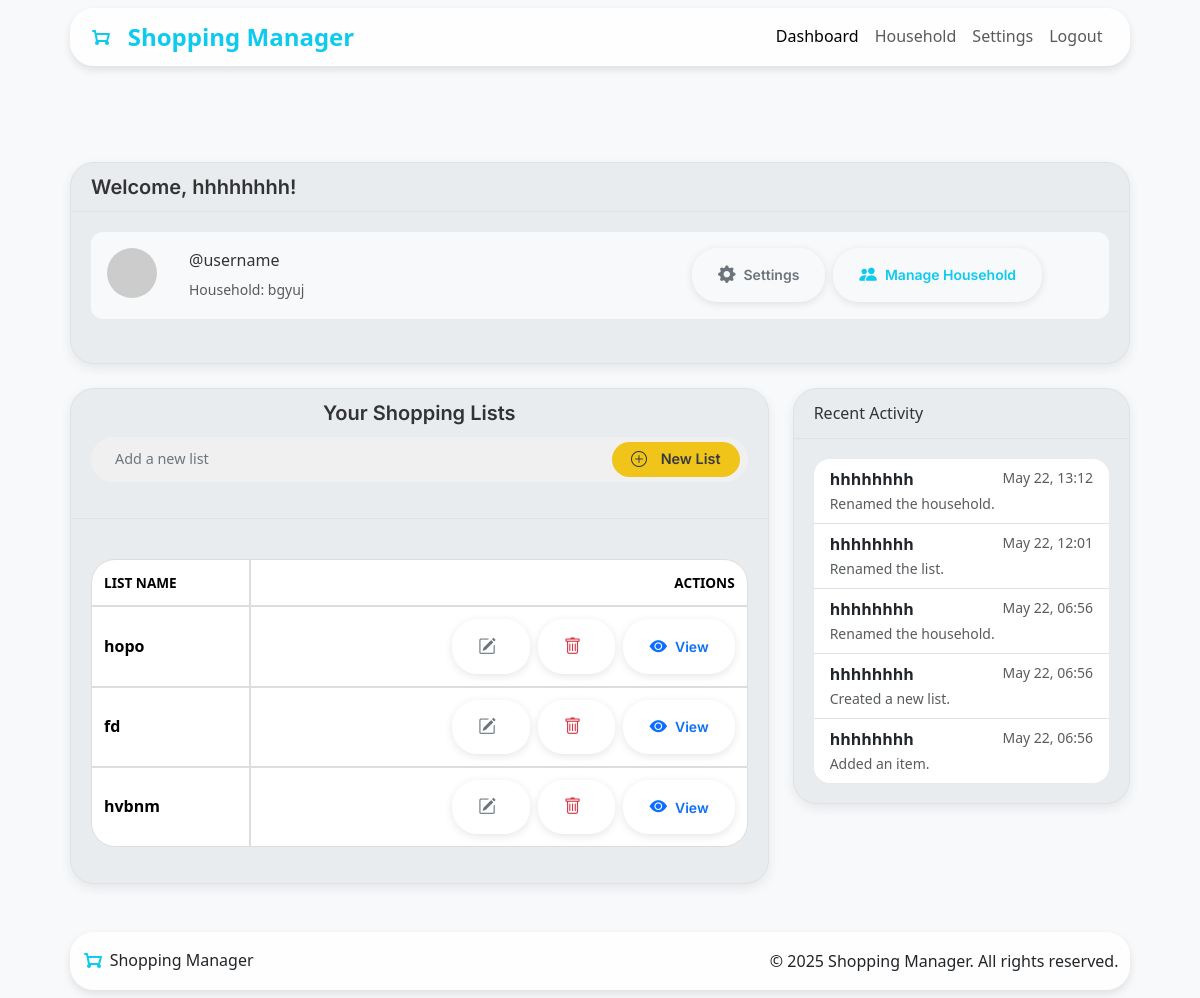
/dashboard (signed in), run on the app's committed database.
### app/models.py (models this page shows, shortened)
class User(db.Model, UserMixin):
    __tablename__ = 'users'
    id = db.Column(db.Integer, primary_key=True)
    username = db.Column(db.String(80), unique=True, nullable=False)
    name = db.Column(db.String(80), nullable=False)
    password = db.Column(db.String(128), nullable=False)
    role = db.Column(db.String(20), default='member')
    avatar_url = db.Column(db.String(256), nullable=True)  # Can be DiceBear URL or local path
    household_id = db.Column(db.Integer, db.ForeignKey('households.id'))
    household = db.relationship('Household', back_populates='members', foreign_keys=[household_id])
    administered_household = db.relationship('Household', back_populates='admin',
                                            foreign_keys='Household.admin_id', uselist=False)
    created_lists = db.relationship('ShoppingList', backref='creator', lazy=True)
    added_items = db.relationship('ListItem', backref='added_by', lazy=True)
    activities = db.relationship('ActivityLog', backref='user', lazy=True)

class Household(db.Model):
    __tablename__ = 'households'
    id = db.Column(db.Integer, primary_key=True)
    join_code = db.Column(db.String(36), unique=True, nullable=False, default=lambda: secrets.token_hex(4).upper())
    name = db.Column(db.String(100), nullable=False)
    created_at = db.Column(db.DateTime, default=datetime.now(timezone.utc))
    admin_id = db.Column(db.Integer, db.ForeignKey('users.id'), nullable=False)
    admin = db.relationship('User', back_populates='administered_household', foreign_keys=[admin_id])
    members = db.relationship('User', back_populates='household', lazy=True, foreign_keys='User.household_id')
    shopping_lists = db.relationship('ShoppingList', backref='household', lazy=True, cascade="all, delete-orphan")

class ShoppingList(db.Model):
    __tablename__ = 'shoppinglists'  # Explicitly set table name
    id = db.Column(db.Integer, primary_key=True)
    name = db.Column(db.String(100), nullable=False)
    household_id = db.Column(db.Integer, db.ForeignKey('households.id'), nullable=False)
    created_by_user_id = db.Column(db.Integer, db.ForeignKey('users.id'), nullable=False)
    created_at = db.Column(db.DateTime, default=datetime.now(timezone.utc))
    items_count = db.Column(db.Integer, default=0)
    purchased_items_count = db.Column(db.Integer, default=0)
    items = db.relationship('ListItem', backref='shopping_list', lazy=True, cascade="all, delete-orphan")

class ActivityLog(db.Model):
    __tablename__ = 'activity_log'
    id = db.Column(db.Integer, primary_key=True)
    user_id = db.Column(db.Integer, db.ForeignKey('users.id'), nullable=False)
    household_id = db.Column(db.Integer, db.ForeignKey('households.id'), nullable=False)
    action_type = db.Column(db.String(50), nullable=False)
    timestamp = db.Column(db.DateTime, default=datetime.now(timezone.utc))

### app/routes.py (the view)
@main.route('/dashboard')
@login_required
def dashboard():
    new_list_form = ShoppingListForm()
    household_id = current_user.household_id
    if not household_id:
        flash("You must join or create a household first.", "warning")
        return redirect(url_for('household_bp.setup'))
    household = HouseholdModel.query.get(household_id)
    if not household:
        flash("Household not found.", "danger")
        return redirect(url_for('main.dashboard'))
    is_admin = (current_user.id == household.admin_id)
    all_household_lists = ShoppingListModel.query.filter_by(household_id=household_id)\
                                               .order_by(ShoppingListModel.created_at.desc())\
                                               .all()
    recent_activity = ActivityLog.query.filter_by(household_id=household_id)\
                                     .order_by(ActivityLog.timestamp.desc())\
                                     .limit(5)\
                                     .all()
    return render_template('dashboard.html',
                           title=f"Dashboard - {household.name}",
                           household=household,
                           lists=all_household_lists,
                           is_admin=is_admin,
                           recent_activity=recent_activity,
                           format_action=format_action ,
                           new_list_form=new_list_form
                           )

### app/shopping_lists/forms.py
class ShoppingListForm(FlaskForm):
    name = StringField('List Name', validators=[DataRequired()])
    submit = SubmitField('Create List')

### templates/dashboard.html (shortened to what this page needs)
{% extends "base.html" %}
{% block content %}
<div class="container mt-2">
    <div class="card sm-card mb-4">
        <div class="card-header"><h5 class="mb-0">Welcome, {{ current_user.name | default('User') }}!</h5></div>
        <div class="card-body">
            <div class="profile-header d-flex flex-column flex-md-row align-items-center align-items-md-start">
                <div class="text-center text-md-start mb-3 mb-md-0 me-md-3">
                    <img src="{{ current_user.avatar_url }}"
                        alt="{{ current_user.name }}'s avatar"
                        class="profile-pic-actual"
                        onerror="this.onerror=null; this.src='https://api.dicebear.com/7.x/initials/svg?seed={{ current_user.name }}'">
                </div>
                <div class="profile-info w-100 w-md-auto me-md-auto mb-3 mb-md-0 text-center text-md-start">
                    <p class="card-text mb-1">@{{ current_user.username }}</p>
                    {% if current_user.household %}
                    <small class="text-muted">Household: {{ current_user.household.name }}</small>
                    {% else %}
                    <small class="text-muted">Not currently in a household. <a href="{{ url_for('household_bp.setup')}}">Join or Create One!</a></small>
                    {% endif %}
                </div>
                <div class="profile-actions d-flex flex-column flex-sm-row align-items-sm-center w-100 w-md-auto justify-content-center">
                    <a href="{{ url_for('settings_bp.account_settings') }}" class="btn btn-sm btn-outline-secondary mb-2 mb-sm-0 me-sm-2">
                        <i class="bi bi-gear-fill"></i> Settings
                    </a>
                    {% if current_user.household and (is_admin or current_user.is_admin_of_household) %}
                    <a href="{{ url_for('household_bp.manage_household', household_id=current_user.household_id) }}" class="btn btn-sm btn-outline-info">
                        <i class="bi bi-people-fill"></i> Manage Household
                    </a>
                    {% endif %}
                </div>
            </div>
        </div>
    </div>
    <div class="row">
        <div class="col-md-8">
            <div class="card sm-card mb-4">
                <div class="card-header">
                    <div class="list-header-controls">
                        <h2 class="h4 list-header-title">Your Shopping Lists</h2>
                        <div class="header-actions-toolbar">
                            <div class="header-action-group" id="headerQuickAddGroup">
                                <div class="dashboard-new-list-container">
                                    <form class="d-flex my-auto" role="New List" id="dashboardListAddForm" action="{{ url_for('shoppinglist_bp.create_list') }}" method="post">
                                        <div class="shopping-new-list-pill-container">
                                        {{ new_list_form.name(class_='form-control' + (' is-invalid' if new_list_form.name.errors else ''), placeholder="Add a new list", id="dashboardNewListInput", type="text", aria_label="New List") }}
                                            <button class="btn btn-new-list-custom expanded" type="submit" id="dashboardNewListBtn">
                                                    <i class="bi bi-plus-circle"></i>
                                                    <span class="New-List-text">New List</span>
                                            </button>
                                        </div>
                                    </form>
                                </div>
                            </div>
                        </div>
                    </div>
                </div>
                <div class="card-body">
                    {% if lists %}
                    <div class="table-container">
                        <table class="table align-middle rounded-table" id="shoppingListsTable">
                            <thead>
                                <tr>
                                    <th scope="col">List Name</th>
                                    <th scope="col" class="text-end">Actions</th>
                                </tr>
                            </thead>
                            <tbody>
                                {% for list in lists %}
                                <tr id="list-row-{{ list.id }}">
                                    <td>
                                        <strong>{{ list.name }}</strong>
                                    </td>
                                    <td class="text-end">
                                        <div class="d-flex flex-wrap justify-content-end gap-2">
                                            <a href="{{ url_for('shoppinglist_bp.edit_list', list_id=list.id) }}"
                                            class="btn btn-sm btn-outline-secondary" title="Edit List Name" id="eeditbtn">
                                            <i class="bi bi-pencil-square"></i>
                                            </a>
                                            <button type="submit"
                                                class="btn btn-sm btn-outline-danger delete-list-btn"
                                                title="Delete List"
                                                data-bs-toggle="modal"
                                                data-bs-target="#confirmModal"
                                                data-modal-title="Confirm List Deletion"
                                                data-modal-body="Are you sure you want to delete the list '{{ list.name | escape }}' and all its items? This cannot be undone."
                                                data-modal-confirm-text="Delete List"
                                                data-action-url="{{ url_for('shoppinglist_bp.delete_list', list_id=list.id) }}"
                                                data-target-element-selector="#list-row-{{ list.id }}"
                                                data-redirect-url="{{ url_for('main.dashboard') }}">
                                            <i class="bi bi-trash"></i>
                                            </button>
                                            <a href="{{ url_for('shoppinglist_bp.view_list', list_id=list.id) }}"
                                            class="btn btn-sm btn-outline-primary">
                                            <i class="bi bi-eye-fill"></i> <span class="d-none d-sm-inline">View</span>
                                            </a>
                                        </div>
                                    </td>
                                </tr>
                                {% endfor %}
                            </tbody>
                        </table>
                    </div>
                    {% else %}
                    <div>
                        <p class="card-text">You don't have any lists yet! Click 'New List' to get started.</p>
                    </div>
                    {% endif%}
                </div>
            </div>
        </div>
        <div class="col-md-4">
            <div class="card sm-card mb-4">
                <div class="card-header">Recent Activity</div>
                <div class="card-body">
                    {% if recent_activity %}
                    <ul class="list-group list-group-flush">
                        {% for activity in recent_activity %}
                        <li class="list-group-item d-flex justify-content-between align-items-start">
                            <div>
                            <strong>{{ activity.user.name }}</strong>
                            <small class="text-muted d-block">{{ format_action(activity.action_type) }}</small>
                            </div>
                            <small class="text-muted text-nowrap">{{ activity.timestamp.strftime('%b %d, %H:%M')}}</small>
                        </li>
                        {% endfor %}
                    </ul>
                    {% else %}
                    <p class="card-text">No Activity Yet!</p>
                    {% endif %}
                </div>
            </div>
        </div>
    </div>
</div>
{% endblock %}

### static/css/base.css (style rules this page uses)
* { margin: 0; padding: 0; box-sizing: border-box; font-family: 'Inter' sans-serif; }
body { line-height: 1.6; color: var(--dark); background-color: var(--background); font-weight: 400; }
.container { width: 100%; margin: 0 auto; padding: 0 20px; }
h1,h2,h3,h4,h5,h6,.h1,.h2,.h3,.h4,.h5,.h6 { font-family: 'Inter', sans-serif; font-weight: 600; }
h2 { font-size: 2.5rem; margin-bottom: 1rem; }

### static/css/variables.css (style rules this page uses)
:root { --primary: #0dcaf0; --primary-variant: #08a7c2; --secondary: #6c757d; --secondary-variant: #5a6268; --warning: #f0c419; --warning-variant: #d0a408; --success: #136e22; --success-variant: #0e4e16; --text-primary: #212529; --text-secondary: #6c757d; --text-light: #ffffff; --text-faint: #a1a1a1; --background: #ffffff; --background-variant: #f8f9fa; --surface: #ffffff; --surface-variant: #e9ecef; --border: #dee2e6; --border-light: #eff2f5; --shadow: 0 0.5rem 1rem rgba(0, 0, 0, 0.15); --shadow-sm: 0 0.125rem 0.25rem rgba(0, 0, 0, 0.075); --transition: all 0.2s ease-in-out; --rounded-md: 0.375rem; --rounded-lg: 0.5rem; --spacing-sm: 0.5rem; --spacing-md: 1rem; --spacing-lg: 2rem; }

### data on the page
User: name "hhhhhhhh", username "username"
Household: household.name "bgyuj"
ShoppingList: name "hopo"
ShoppingList: name "fd"
ShoppingList: name "hvbnm"
ActivityLog: user.name "hhhhhhhh", action_type "Renamed the household.", timestamp "May 22, 13:12"
ActivityLog: user.name "hhhhhhhh", action_type "Renamed the list.", timestamp "May 22, 12:01"
ActivityLog: user.name "hhhhhhhh", action_type "Renamed the household.", timestamp "May 22, 06:56"
ActivityLog: user.name "hhhhhhhh", action_type "Created a new list.", timestamp "May 22, 06:56"
ActivityLog: user.name "hhhhhhhh", action_type "Added an item.", timestamp "May 22, 06:56"
